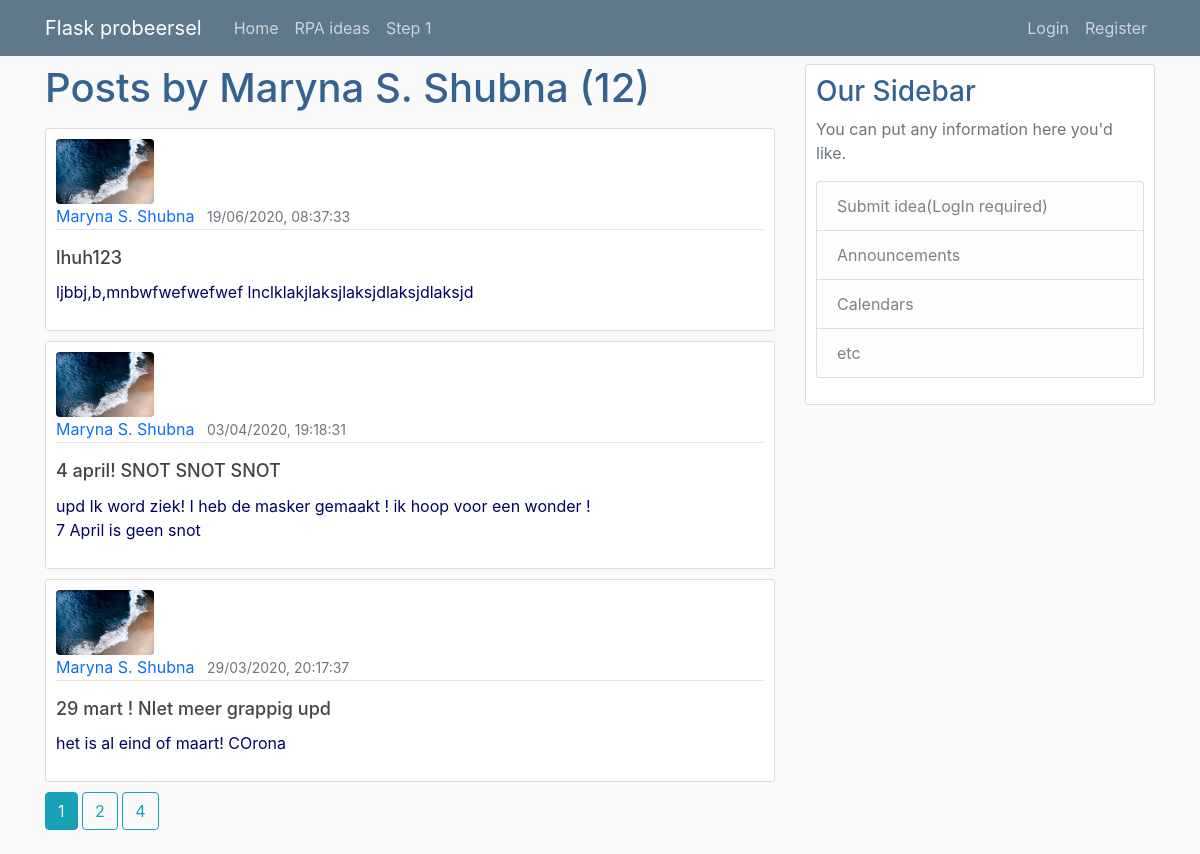
The page /user/Maryna S. Shubna on the database its author committed.
### FlaskBlog/Model_s.py (models this page shows, shortened)
class User ( db.Model, UserMixin ) :
    id = db.Column ( db.Integer, primary_key=True )
    username = db.Column ( db.String ( 20 ), unique=True, nullable=False )
    email = db.Column ( db.String ( 120 ), unique=True, nullable=False )
    image_file = db.Column ( db.String ( 20 ), nullable=False, default='default.jpg' )
    password = db.Column ( db.String ( 60 ), nullable=False )
    posts = db.relationship ( 'Post', backref='author', lazy=True )
    rpa = db.relationship ( 'Rpa', backref='author', lazy=True )

class Post ( db.Model ) :
    id = db.Column ( db.Integer, primary_key=True )
    title = db.Column ( db.String ( 100 ), nullable=False )
    date_posted = db.Column ( db.DateTime, nullable=False, default=datetime.utcnow )
    content = db.Column ( db.Text, nullable=False )
    user_id = db.Column ( db.Integer, db.ForeignKey ( 'user.id' ), nullable=False )
    tags = db.relationship ( 'Tag', secondary=posts_tag, backref=db.backref ( 'posts', lazy='dynamic' ) )

### FlaskBlog/users/Routes.py (the view)
@users.route('/user/<string:username>')
def user_posts(username):
    page = request.args.get('page', 1, type=int)
    user = User.query.filter_by(username=username).first_or_404()
    posts = Post.query.filter_by(author=user) \
        .order_by(Post.date_posted.desc()) \
        .paginate(page=page, per_page=3)
    return render_template('User_posts.html', posts=posts, user=user)

### FlaskBlog/templates/User_posts.html (shortened to what this page needs)
{% extends "Layout.html" %}
{% block content%}
<h1 class="mb-3"> Posts by {{user.username}} ({{posts.total}})</h1>
    {% for post in posts.items %}
        <article class="media content-section">
          <img class = "rounded article-img " src="{{ url_for('static', filename = 'profile_pics/'+post.author.image_file)}}">
          <div class="media-body">
            <div class="article-metadata">
              <a class="mr-2" href="{{url_for('users.user_posts', username=post.author.username)}}">{{ post.author.username }}</a>
              <small class="text-muted">{{ post.date_posted.strftime('%d/%m/%Y, %H:%M:%S') }}</small>
            </div>
            <h2><a class="article-title" href="{{url_for('posts.post',post_id = post.id)}}">{{ post.title }}</a></h2>
            <p class="article-content">{{ post.content }}</p>
          </div>
        </article>
    {% endfor %}
    {% for page_num in posts.iter_pages( left_edge = 1, right_edge=1, left_current=1, right_current=2)%}
    {% if page_num %}
        {% if posts.page == page_num %}
            <a class="btn btn-info mb-4" href="{{ url_for('users.user_posts', username=user.username, page=page_num) }}">{{ page_num }}</a>
        {% else %}
            <a class="btn btn-outline-info mb-4" href="{{ url_for('users.user_posts', username=user.username, page=page_num) }}">{{ page_num }}</a>
        {% endif %}
    {% endif %}
    {% endfor %}
{% endblock content%}

### FlaskBlog/static/main.css (style rules this page uses)
body { background: #fafafa; color: #000066; margin-top: 4rem; }
h1, h2, h3, h4, h5, h6 { color: #356391; }
.content-section { background: #ffffff; padding: 10px 10px; border: 1px solid #dddddd; border-radius: 3px; margin-bottom: 10px; }
.article-title { color: #444444; font-size: large; }
.article-content { white-space: pre-line; font-size: medium; }
.article-img { height: 65px; margin-right: 16px; }
.article-metadata { padding-bottom: 1px; margin-bottom: 4px; border-bottom: 1px solid #e3e3e3 }

### FlaskBlog/templates/Layout.html (style rules this page uses)
* { box-sizing: border-box; }

### rows shown on the page
User: username "Maryna S. Shubna"
Post: image_file (picture), author.username "Maryna S. Shubna", date_posted "19/06/2020, 08:37:33", title "lhuh123", content "ljbbj,b,mnbwfwefwefwef lnclklakjlaksjlaksjdlaksjdlaksjd"
Post: image_file (picture), author.username "Maryna S. Shubna", date_posted "03/04/2020, 19:18:31", title "4 april! SNOT SNOT SNOT", content "upd Ik word ziek! I heb de masker gemaakt ! ik hoop voor een wonder ! 7 April is geen snot"
Post: image_file (picture), author.username "Maryna S. Shubna", date_posted "29/03/2020, 20:17:37", title "29 mart ! NIet meer grappig upd", content "het is al eind of maart! COrona"

### other values the page prints
{{ posts.total }} "12"
{{ page_num }} "1"
{{ page_num }} "2" "4"
